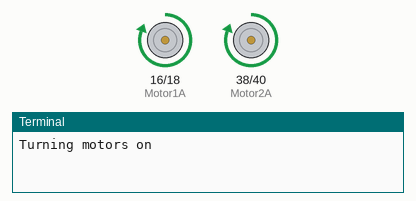
A program run on a simulated Raspberry Pi (header pin numbers). On the bench: motor-driver pin pairs drawn as motors (green arrow = first pin HIGH = forward, orange = second pin HIGH = backward, longer = more drive), the last lines printed to the terminal. At 4.0 s the program stops and its outputs stay as they are.

Above: at 0.1 s.
At 2.1 s:
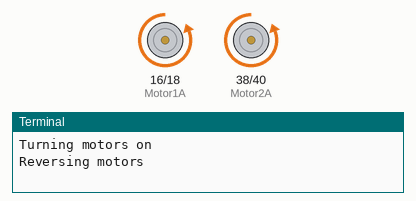
At 4.1 s:
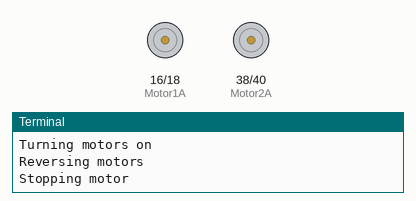
Timing chart, 0 to 5.5 s (numbered marks = the images above):
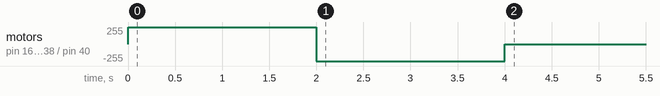

The program:

motor-test.py
```python
#import modules
import RPi.GPIO as GPIO
from time import sleep

#set GPIO to use board pin numbers
GPIO.setmode(GPIO.BOARD)

#set motor pins
Motor1A = 16
Motor1B = 18
Motor2A = 38
Motor2B = 40

#set pins as output
GPIO.setup(Motor1A,GPIO.OUT)
GPIO.setup(Motor1B,GPIO.OUT)
GPIO.setup(Motor2A,GPIO.OUT)
GPIO.setup(Motor2B,GPIO.OUT)

print "Turning motors on"
GPIO.output(Motor1A,GPIO.HIGH)
GPIO.output(Motor1B,GPIO.LOW)
GPIO.output(Motor2A,GPIO.HIGH)
GPIO.output(Motor2B,GPIO.LOW)

sleep(2)

print "Reversing motors"
GPIO.output(Motor1A,GPIO.LOW)
GPIO.output(Motor1B,GPIO.HIGH)
GPIO.output(Motor2A,GPIO.LOW)
GPIO.output(Motor2B,GPIO.HIGH)

sleep(2)

print "Stopping motor"
GPIO.output(Motor1A,GPIO.LOW)
GPIO.output(Motor1B,GPIO.LOW)
GPIO.output(Motor2A,GPIO.LOW)
GPIO.output(Motor2B,GPIO.LOW)
GPIO.cleanup()
```

Measured:
- by itself, motor on pin 16 (Motor1A) / pin 18 (Motor1B), motor on pin 38 (Motor2A) / pin 40 (Motor2B): stopped → forward 255/255 at 0.00 s, → backward 255/255 2.0 s later, → stopped 2.0 s later
